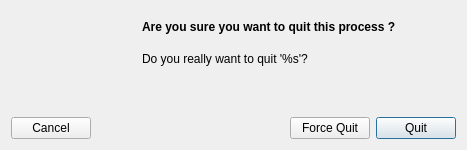
<?xml version="1.0" encoding="UTF-8"?>
<ui version="4.0">
 <class>KillDialog</class>
 <widget class="QDialog" name="KillDialog">
  <property name="windowModality">
   <enum>Qt::NonModal</enum>
  </property>
  <property name="geometry">
   <rect>
    <x>0</x>
    <y>0</y>
    <width>467</width>
    <height>150</height>
   </rect>
  </property>
  <property name="focusPolicy">
   <enum>Qt::NoFocus</enum>
  </property>
  <property name="windowTitle">
   <string> </string>
  </property>
  <property name="modal">
   <bool>true</bool>
  </property>
  <layout class="QVBoxLayout" name="verticalLayout">
   <item>
    <layout class="QVBoxLayout" name="MainVbox" stretch="0,0,0">
     <property name="spacing">
      <number>6</number>
     </property>
     <property name="sizeConstraint">
      <enum>QLayout::SetNoConstraint</enum>
     </property>
     <property name="leftMargin">
      <number>0</number>
     </property>
     <property name="topMargin">
      <number>0</number>
     </property>
     <property name="rightMargin">
      <number>0</number>
     </property>
     <property name="bottomMargin">
      <number>0</number>
     </property>
     <item>
      <layout class="QHBoxLayout" name="horizontalLayout_2" stretch="0,0,0,0">
       <property name="sizeConstraint">
        <enum>QLayout::SetDefaultConstraint</enum>
       </property>
       <property name="topMargin">
        <number>0</number>
       </property>
       <item alignment="Qt::AlignLeft">
        <widget class="QLabel" name="icon">
         <property name="sizePolicy">
          <sizepolicy hsizetype="Preferred" vsizetype="Preferred">
           <horstretch>0</horstretch>
           <verstretch>0</verstretch>
          </sizepolicy>
         </property>
         <property name="minimumSize">
          <size>
           <width>64</width>
           <height>64</height>
          </size>
         </property>
         <property name="maximumSize">
          <size>
           <width>64</width>
           <height>64</height>
          </size>
         </property>
         <property name="text">
          <string/>
         </property>
         <property name="pixmap">
          <pixmap>Processes.png</pixmap>
         </property>
         <property name="scaledContents">
          <bool>true</bool>
         </property>
        </widget>
       </item>
       <item>
        <spacer name="horizontalSpacer_4">
         <property name="orientation">
          <enum>Qt::Horizontal</enum>
         </property>
         <property name="sizeHint" stdset="0">
          <size>
           <width>40</width>
           <height>20</height>
          </size>
         </property>
        </spacer>
       </item>
       <item>
        <layout class="QVBoxLayout" name="verticalLayout_2">
         <property name="spacing">
          <number>0</number>
         </property>
         <item>
          <widget class="QLabel" name="Title">
           <property name="styleSheet">
            <string notr="true">QLabel {
                                                  font: bold
                                                  }
                                              </string>
           </property>
           <property name="text">
            <string>Are you sure you want to quit this process ?</string>
           </property>
          </widget>
         </item>
         <item>
          <widget class="QLabel" name="Label">
           <property name="text">
            <string>Do you really want to quit '%s'?</string>
           </property>
          </widget>
         </item>
        </layout>
       </item>
       <item>
        <spacer name="horizontalSpacer_3">
         <property name="orientation">
          <enum>Qt::Horizontal</enum>
         </property>
         <property name="sizeHint" stdset="0">
          <size>
           <width>40</width>
           <height>20</height>
          </size>
         </property>
        </spacer>
       </item>
      </layout>
     </item>
     <item>
      <spacer name="verticalSpacer">
       <property name="orientation">
        <enum>Qt::Vertical</enum>
       </property>
       <property name="sizeType">
        <enum>QSizePolicy::MinimumExpanding</enum>
       </property>
       <property name="sizeHint" stdset="0">
        <size>
         <width>20</width>
         <height>20</height>
        </size>
       </property>
      </spacer>
     </item>
     <item>
      <layout class="QHBoxLayout" name="horizontalLayout" stretch="0,0,0,0">
       <property name="spacing">
        <number>6</number>
       </property>
       <property name="sizeConstraint">
        <enum>QLayout::SetDefaultConstraint</enum>
       </property>
       <item>
        <widget class="QPushButton" name="button_cancel">
         <property name="text">
          <string>Cancel</string>
         </property>
        </widget>
       </item>
       <item>
        <spacer name="horizontalSpacer">
         <property name="orientation">
          <enum>Qt::Horizontal</enum>
         </property>
         <property name="sizeHint" stdset="0">
          <size>
           <width>40</width>
           <height>20</height>
          </size>
         </property>
        </spacer>
       </item>
       <item>
        <widget class="QPushButton" name="button_force_quit">
         <property name="text">
          <string>Force Quit</string>
         </property>
        </widget>
       </item>
       <item>
        <widget class="QPushButton" name="button_quit">
         <property name="text">
          <string>Quit</string>
         </property>
         <property name="default">
          <bool>true</bool>
         </property>
        </widget>
       </item>
      </layout>
     </item>
    </layout>
   </item>
  </layout>
 </widget>
 <resources/>
 <connections/>
</ui>
